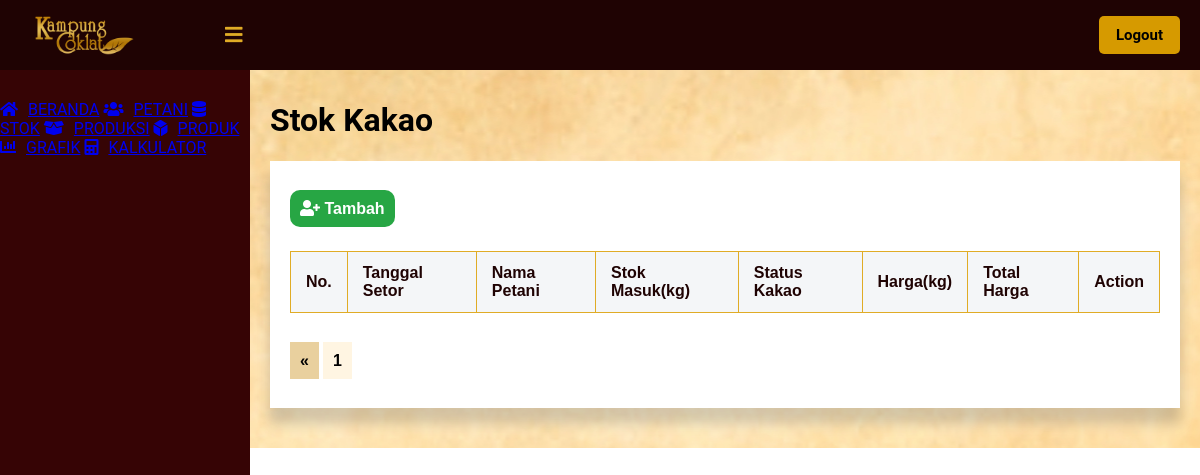
Before: /public/lihat_stok/2 (signed in) with the older database file.
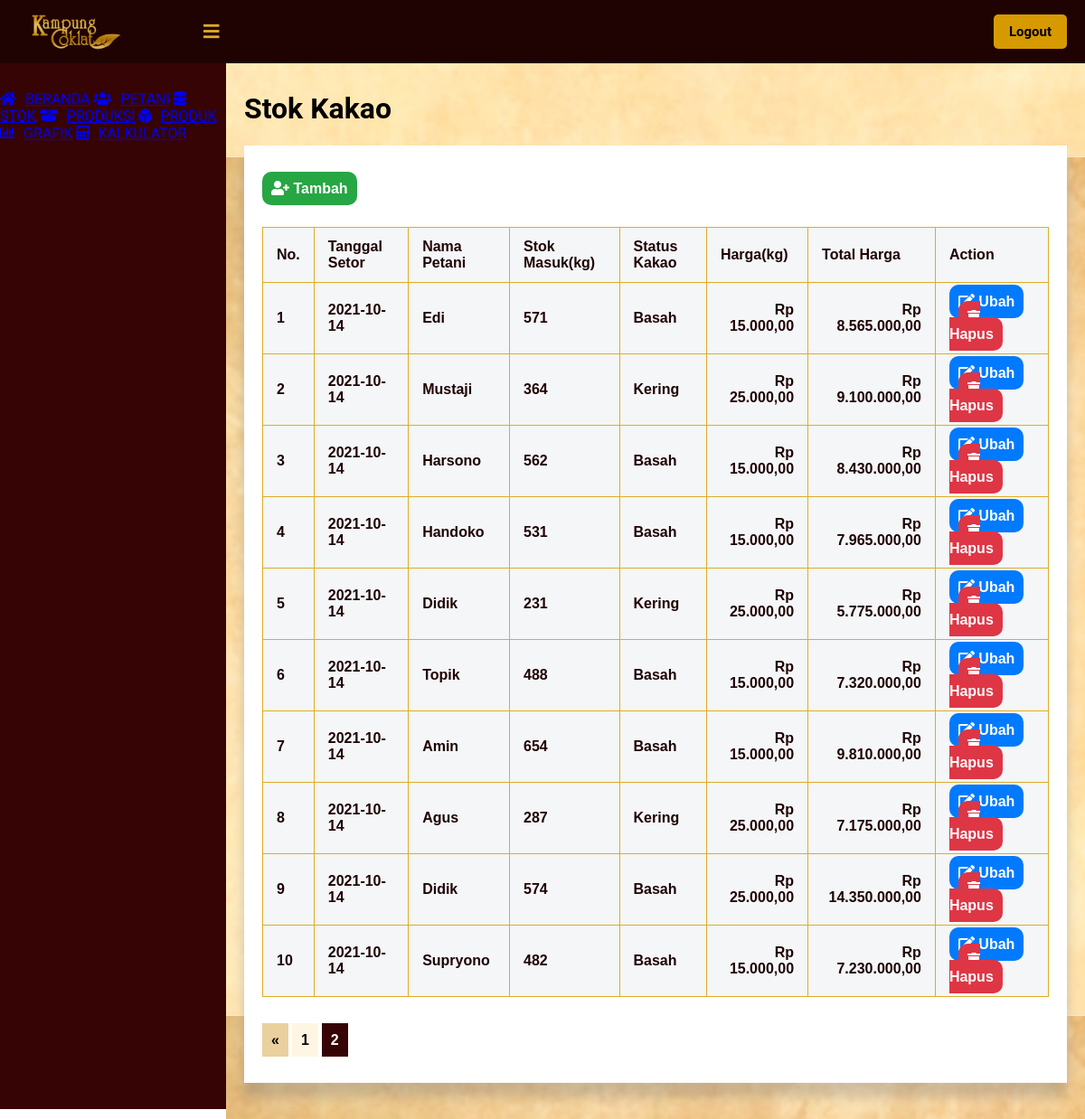
After: the same page with the newer database file.
### tables this page shows
CREATE TABLE `stok_kakao` (
  `id_stok` int(11) NOT NULL,
  `tanggal_setor` timestamp NOT NULL DEFAULT current_timestamp() ON UPDATE current_timestamp(),
  `nama_petani` int(11) NOT NULL,
  `stok_masuk` int(11) NOT NULL,
  `status_kakao` int(11) NOT NULL,
  `harga` int(11) NOT NULL
);

CREATE TABLE `petani` (
  `id_petani` int(11) NOT NULL,
  `nama_petani` varchar(60) NOT NULL,
  `tanggal_lahir` date NOT NULL,
  `alamat_kec` int(11) NOT NULL,
  `status_anggota` int(11) NOT NULL
);

CREATE TABLE `kategori` (
  `id` int(11) NOT NULL,
  `nama_kategori` varchar(60) NOT NULL,
  `grup` varchar(60) NOT NULL
);

### app/core/Controller.php (called while the page is built, shortened)
<?php
class Controller {
    public function view($view, $data = [])
    {
        require_once   '../app/views/'.$view.'.php';
    }
}
?>

### app/controllers/Lihat_stok.php (called while the page is built, shortened)
<?php
class Lihat_stok extends Controller {
    public function index($page)
    {
        $id_user = $_SESSION['id'];
        $user = $this->model('User_model')->getUserById($id_user);
        $data['stok'] = $this->model('Stok_model')->getList($page);
        $data['nama'] = $user['nama'];
        $this->view('lihat_stok/index', $data);
    }
}
?>

### app/core/App.php (called while the page is built, shortened)
<?php
class App {
    protected $method = 'index';
    protected $params = [];
    public function __construct()
    {
        $url = $this->parseURL();
        if ( file_exists('../app/controllers/' . $url[0] . '.php') ) {
            unset($url[0]);
        }
        $this->controller = new $this->controller;
        if ( !empty($url) ) {
            $this->params = array_values($url);
        }
        call_user_func_array([$this->controller, $this->method], $this->params);
    }
    public function parseURL()
    {
        if ( isset($_GET['url']) ) {
            $url = rtrim($_GET['url'], '/');
            $url = filter_var($url, FILTER_SANITIZE_URL);
            $url = explode("/", $url);
            return $url;
        }
    }
}

### public/index.php (called while the page is built, shortened)
<?php
$app = new App;

### app/core/Database.php (called while the page is built, shortened)
<?php
class Database {
    private $host = DB_HOST;
    private $db_name = DB_NAME;
    private $dbh;
    private $stmt;
    public function __construct()
    {
        $dsn = 'mysql:host=' . $this->host . ';dbname=' . $this->db_name;
        try {
            $this->dbh = new PDO($dsn, 'root', '');
        } catch(PDOException $e) {
            die($e->getMessage());
        }
    }
    public function query($query)
    {
        $this->stmt = $this->dbh->prepare($query);
    }
    public function bind($param, $value, $type=null)
    {
        if ( is_null($type) ) {
            switch( true ) {
                default :
                    $type = PDO::PARAM_STR;
            }
        }
        $this->stmt->bindValue($param, $value, $type);
    }
    public function execute()
    {
        $this->stmt->execute();
    }
    public function resultSet()
    {
        $this->execute();
        return $this->stmt->fetchAll(PDO::FETCH_ASSOC);
    }
}

### app/models/Stok_model.php (called while the page is built, shortened)
<?php
class Stok_model {
    private $table = 'stok_kakao';
    private $db;
    public function __construct()
    {
        $this->db = new Database;
    }
    public function getList($page)
    {
        $data = [];
        $jumlahDataSetiapPage = 10;
        $this -> db -> query("SELECT stok_kakao.*, status_kakao.nama_kategori AS status_kakao, petani.nama_petani, DATE_FORMAT(tanggal_setor, '%Y-%m-%d') AS tanggal_setor FROM `" . $this->table . "` LEFT JOIN petani ON petani.id_petani = stok_kakao.nama_petani JOIN kategori AS status_kakao ON status_kakao.id = stok_kakao.status_kakao");
        $jumlahData = $this -> db -> resultSet();
        $jumlahData = count($jumlahData);
        $jumlahPage = ceil($jumlahData / $jumlahDataSetiapPage);
        $halamanSaatIni = ( isset($page) ) ? $page : 1;
        $dataPertama = ($jumlahDataSetiapPage * $halamanSaatIni) - $jumlahDataSetiapPage;
        $this -> db -> query("SELECT stok_kakao.*, status_kakao.nama_kategori AS status_kakao, petani.nama_petani, DATE_FORMAT(tanggal_setor, '%Y-%m-%d') AS tanggal_setor FROM `" . $this->table . "` LEFT JOIN petani ON petani.id_petani = stok_kakao.nama_petani JOIN kategori AS status_kakao ON status_kakao.id = stok_kakao.status_kakao LIMIT $dataPertama, $jumlahDataSetiapPage");
        $daftarData = $this -> db -> resultSet();
        $data['list_data'] = $daftarData;
        $data['halaman_saat_ini'] = $halamanSaatIni;
        $data['jumlah_halaman'] = $jumlahPage;
        return $data;
    }
}

### app/views/lihat_stok/index.php (the view, shortened to what this page needs)
<!DOCTYPE html>
<html lang=”en”>
<head>
	<link href="<?= BASEURL ?>/css/melihat_petani.css" rel="stylesheet" type="text/css">
    <link rel="stylesheet" href="https://cdnjs.cloudflare.com/ajax/libs/font-awesome/5.12.1/css/all.min.css">
</head>
<body>
    <header>
        <label for="check">
            <i class="fas fa-bars" id="sidebar_btn"></i>
        </label>
        <div class="left_area">
            <img src="http://localhost/KampungCoklat/public/img/Logo-Daun.png">
        </div>
        <div class="right_area">
            <a href="<?= BASEURL ?>/logout" style="color: #000; margin-left: 10px;" class="logout_btn">Logout</a>
        </div>
    </header>
    <div class="sidebar">
        <a href="<?= BASEURL ?>/beranda"><i class="fas fa-home"></i><span>BERANDA</span></a>
        <a href="<?= BASEURL ?>/lihat_petani/1"><i class="fas fa-users"></i><span>PETANI</span></a>
        <a href="<?= BASEURL ?>/lihat_stok/1"><i class="fas fa-database"></i><span>STOK</span></a>
        <a href="#"><i class="fas fa-box-open"></i><span>PRODUKSI</span></a>
        <a href="#"><i class="fas fa-dice-d6"></i><span>PRODUK</span></a>
        <a href="#"><i class="fas fa-chart-bar"></i><span>GRAFIK</span></a>
        <a href="#"><i class="fas fa-calculator"></i><span>KALKULATOR</span></a>
    </div>
    <div class="content">
        <div class="card">
            <h1>Stok Kakao</h1>
        </div>
        <div class="card_table">
            <div>
                <div class="card_table1">
                    <br><br>
                    <a href="<?= BASEURL ?>/tambah_stok" class="tambah"><i class="fas fa-user-plus"></i><span> Tambah</span></a>
                </div>
                </div>
                <div class="card_table2">
                    <table class="tabelMahasiswa" width="60%">
                        <tr>
                            <th>No.</th>
                            <th>Tanggal Setor</th>
                            <th>Nama Petani</th>
                            <th>Stok Masuk(kg)</th>
                            <th>Status Kakao</th>
                            <th>Harga(kg)</th>
                            <th>Total Harga</th>
                            <th>Action</th>
                        </tr>
                        <?php foreach ($data['stok']['list_data'] as $key => $value) { ?>
                        <tr>
                            <th><?= ($key + 1) ?></th>
                            <th><?= $value['tanggal_setor'] ?></th>
                            <th><?= $value['nama_petani'] ?></th>
                            <th><?= $value['stok_masuk'] ?></th>
                            <th><?= $value['status_kakao'] ?></th>
                            <th style="text-align: right;"><?= "Rp " . number_format($value['harga'], 2, ",", ".") ?></th>
                            <th style="text-align: right;"><?= "Rp " . number_format($value['harga']*$value['stok_masuk'], 2, ",", ".") ?></th>
                            <th><a class = 'edit' href = '<?= BASEURL;?>/ubah_stok/<?= $value['id_stok']?>'><i class="fas fa-edit"></i> Ubah</a><a href="<?= BASEURL;?>/hapus_stok/hapus/<?= $value['id_stok']?>" class="hapus"><i class="fas fa-trash"></i> Hapus</a></th>
                        </tr>
                        <?php } ?>
                    </table>
                    <br>
                    <br>
                    <?php if($data['stok']['halaman_saat_ini'] > 1): ?>
                        <a href = "<?= BASEURL ?>/lihat_stok/<?= $data['stok']['halaman_saat_ini'] - 1; ?>"  class = 'pageLebih'>&laquo;</a>
                    <?php endif; ?>
                    <?php for($p = 1; $p <= $data['stok']['jumlah_halaman']; $p++): ?>
                        <?php if($p == $data['stok']['halaman_saat_ini']): ?>
                            <a href= "<?= BASEURL ?>/lihat_stok/<?= $p; ?>" class = 'page_aktif'><?= $p; ?></a>
                        <?php else: ?>
                            <a href= "<?= BASEURL ?>/lihat_stok/<?= $p; ?>"  class = 'page'><?= $p; ?></a>
                        <?php endif; ?>
                    <?php endfor; ?>
                    <br>
                    <br>
                    <br>
                </div>
            </div>
        </div>
</body>
</html>

### public/css/melihat_petani.css (style rules this page uses)
body { margin: 0; padding: 0; font-family: "Roboto", sans-serif; }
header { z-index: 1; position: fixed; background: #1f0303; padding: 20px; width: calc(100% - 0%); top: 0; height: 30px; }
.left_area img { width: 120px; margin-top: -15px; }
.logout_btn { padding-left: 17px; padding-right: 17px; padding-bottom: 10px; padding-top: 10px; background: #d69a00; text-decoration: none; float: right; margin-top: -60px; margin-right: 40px; border-radius: 5px; font-size: 15px; font-weight: 600; color: #360405; transition: 0.5s; transition-property: background; }
.sidebar { z-index: 1; top: 0; background: #360405; margin-top: 70px; padding-top: 30px; position: fixed; left: 0; width: 250px; height: calc(100% - 9%); transition: 0.5s; transition-property: left; overflow-y: auto; }
.sidebar i { padding-right: 10px; }
label #sidebar_btn { z-index: 1; color: #e0ac26; position: fixed; cursor: pointer; left: 225px; font-size: 20px; margin: 5px 0; transition: 0.5s; transition-property: color; }
.content { background: url('http://localhost/KampungCoklat/public/img/bg.jpg'); background-position: center; height: auto; transition: 0.5s; width: (100% - 250px); margin-top: 60px; padding: 20px; margin-left: 250px; }
.content .card_table { box-shadow: 0 19px 38px rgba(255, 255, 255, 0.3), 0 15px 12px rgba(0,0,0,0.22); background-color: #fff; }
.tabelMahasiswa { margin-top: 10px; font-family: Arial; border-collapse: collapse; width: 100%; }
.content .card_table1 { margin: 20px; height: 50px; }
.content .card_table2 { margin-top: 40px; margin-left: 20px; margin-bottom: 20px; margin-right: 20px; }
.tambah { cursor: crosshair; text-decoration: none; background-color: #27a644; padding: 10px 10px; text-align: center; border-radius: 10px; font-family: Arial; font-weight: bold; color: white; }
.edit { text-decoration: none; background-color: #017afe; padding: 10px 10px; text-align: center; border-radius: 10px; font-family: Arial; font-weight: bold; color: white; }
.pageLebih { text-decoration: none; background-color: #e9d09e; padding: 10px 10px; text-align: center; font-family: Arial; font-weight: bold; color: black; }
.page { text-decoration: none; background-color: #fff5e2; padding: 10px 10px; text-align: center; font-family: Arial; font-weight: bold; color: black; }
.page_aktif { text-decoration: none; background-color: #360405; padding: 10px 10px; text-align: center; font-family: Arial; font-weight: bold; color: white; font-weight: bold; }
.hapus { text-decoration: none; background-color: #de3645; padding: 10px 10px; margin-left: 10px; text-align: center; border-radius: 10px; font-family: Arial; font-weight: bold; color: white; }
td, th { border: 1px solid #e0ac26; padding: 15px; }
tr:nth-child(even) { background-color: #747677; }
th { padding-top: 12px; padding-bottom: 12px; text-align: left; background-color: #f4f6f8; color: #1f0303; }

Changed rows visible on the page:
added stok_kakao: tanggal_setor "2021-10-14", petani.nama_petani "Edi", stok_masuk "571", kategori.nama_kategori "Basah", harga "15.000,00", $value['harga']*$value['stok_masuk'] "8.565.000,00"
added stok_kakao: tanggal_setor "2021-10-14", petani.nama_petani "Mustaji", stok_masuk "364", kategori.nama_kategori "Kering", harga "25.000,00", $value['harga']*$value['stok_masuk'] "9.100.000,00"
added stok_kakao: tanggal_setor "2021-10-14", petani.nama_petani "Harsono", stok_masuk "562", kategori.nama_kategori "Basah", harga "15.000,00", $value['harga']*$value['stok_masuk'] "8.430.000,00"
added stok_kakao: tanggal_setor "2021-10-14", petani.nama_petani "Handoko", stok_masuk "531", kategori.nama_kategori "Basah", harga "15.000,00", $value['harga']*$value['stok_masuk'] "7.965.000,00"
added stok_kakao: tanggal_setor "2021-10-14", petani.nama_petani "Didik", stok_masuk "231", kategori.nama_kategori "Kering", harga "25.000,00", $value['harga']*$value['stok_masuk'] "5.775.000,00"
added stok_kakao: tanggal_setor "2021-10-14", petani.nama_petani "Topik", stok_masuk "488", kategori.nama_kategori "Basah", harga "15.000,00", $value['harga']*$value['stok_masuk'] "7.320.000,00"
added stok_kakao: tanggal_setor "2021-10-14", petani.nama_petani "Amin", stok_masuk "654", kategori.nama_kategori "Basah", harga "15.000,00", $value['harga']*$value['stok_masuk'] "9.810.000,00"
added stok_kakao: tanggal_setor "2021-10-14", petani.nama_petani "Agus", stok_masuk "287", kategori.nama_kategori "Kering", harga "25.000,00", $value['harga']*$value['stok_masuk'] "7.175.000,00"
added stok_kakao: tanggal_setor "2021-10-14", petani.nama_petani "Didik", stok_masuk "574", kategori.nama_kategori "Basah", harga "25.000,00", $value['harga']*$value['stok_masuk'] "14.350.000,00"
added stok_kakao: tanggal_setor "2021-10-14", petani.nama_petani "Supryono", stok_masuk "482", kategori.nama_kategori "Basah", harga "15.000,00", $value['harga']*$value['stok_masuk'] "7.230.000,00"
Other visible differences:
new list line: "2"
